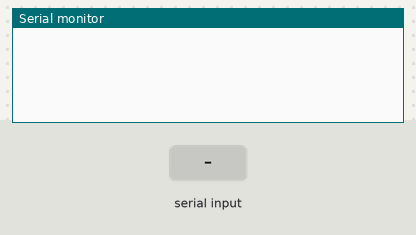
The sketch below on a simulated Particle Photon. Shown: the last lines printed to the serial monitor. The test bench sets the inputs (shaded band).

Above: at 1.2 s.
1.3 s: "90,45\n" received over Serial
At 2.2 s:
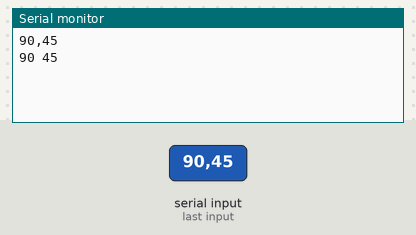
2.8 s: "5\n" received over Serial
At 3.1 s:
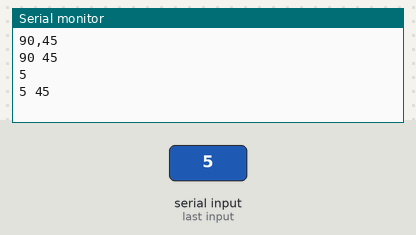

The sketch:

firmware.ino
```cpp
char line[80];
int small = 0;
int large = 0;
int i = 0;

char someChar; // for incoming serial data

void setup() {
    Serial.begin(9600); // opens serial port, sets data rate to 9600 bps
}

void loop() {
  // send data only when you receive data:
  if (Serial.available() > 0) {
    // read the incoming byte:
    someChar = Serial.read();

    Serial.print(someChar);
    if (someChar == '\n')
    {
      line[i++]=0;
      sscanf(line,"%d,%d",&small,&large);
      Serial.print(small);
      Serial.print(' ');
      Serial.println(large);
      Spark.publish("dust_count", "{\"small\":"+String(small)+",\"large\":"+String(large)+"}" );
      i=0;
    }
    else
      line[i++] = someChar;

  }
}
```

Measured:
- after the input at 1.3 s, the serial monitor: prints a new line at once (image 1)
- after the input at 2.8 s, the serial monitor: prints a new line at once (image 2)
